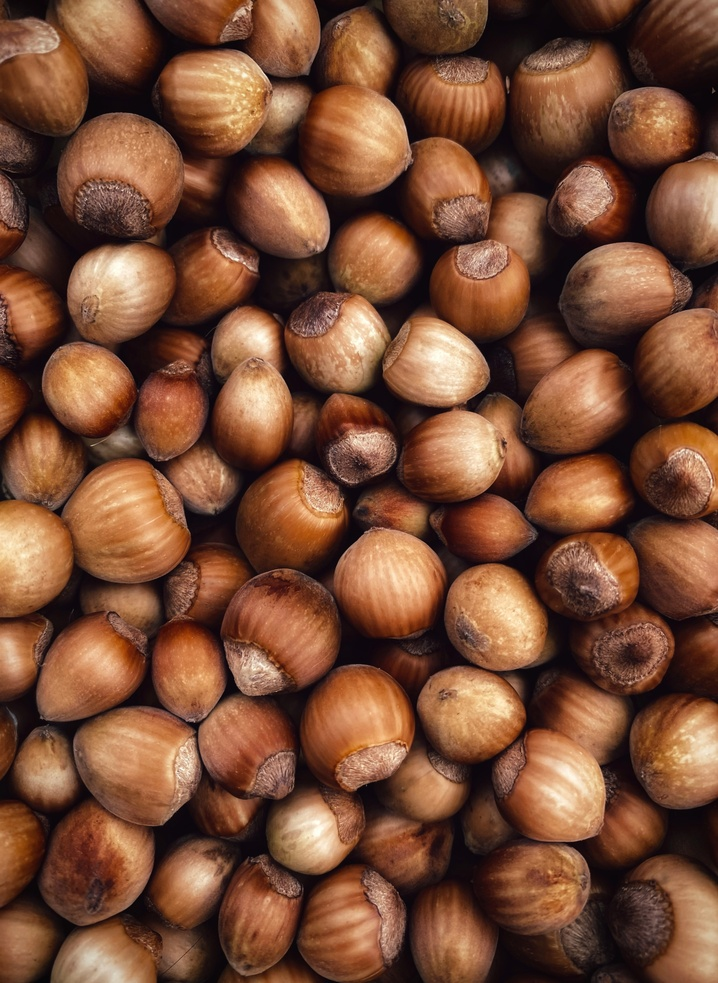
#> input picture data/raw/eugene-golovesov-8kudXIR1Zpo-unsplash.jpg, 718 x 983 px, shrunk from 2942 x 4032 before the run
$ python -i pipeline.py   (imports and definitions only)
#> lines starting #> are read from the running program, lines starting #| are printed output that depends on the picture; after the words box and inside, x2 and y2 are one past the last pixel; in counts of white or black regions, pixels touching at a corner belong together
#> further down, picture is the input picture: shape (983, 718, 3); mean B, G, R 53.6, 76.8, 121
import cv2
import numpy as np


class FoodQualityPipeline:
    """
    Kuru gıda mikroskobik görüntüleri için klasik görüntü işleme pipeline'ı.
    Adımlar: RGB->HSI -> Histogram Eşitleme -> Otsu Eşikleme -> Morfolojik İşlemler
    """

    @staticmethod
    def rgb_to_hsi(image_rgb: np.ndarray) -> tuple[np.ndarray, np.ndarray, np.ndarray]:
        """RGB görüntüyü HSI (Hue, Saturation, Intensity) kanallarına ayırır."""
        img = image_rgb.astype(np.float32) / 255.0
        R, G, B = img[:, :, 0], img[:, :, 1], img[:, :, 2]

        # Intensity (Yoğunluk)
        I = (R + G + B) / 3.0

        # Saturation (Doygunluk)
        min_rgb = np.minimum(np.minimum(R, G), B)
        S = 1.0 - (3.0 / (R + G + B + 1e-6)) * min_rgb
        S = np.clip(S, 0, 1)

        # Hue (Renk Özü)
        num = 0.5 * ((R - G) + (R - B))
        den = np.sqrt((R - G) ** 2 + (R - B) * (G - B)) + 1e-6
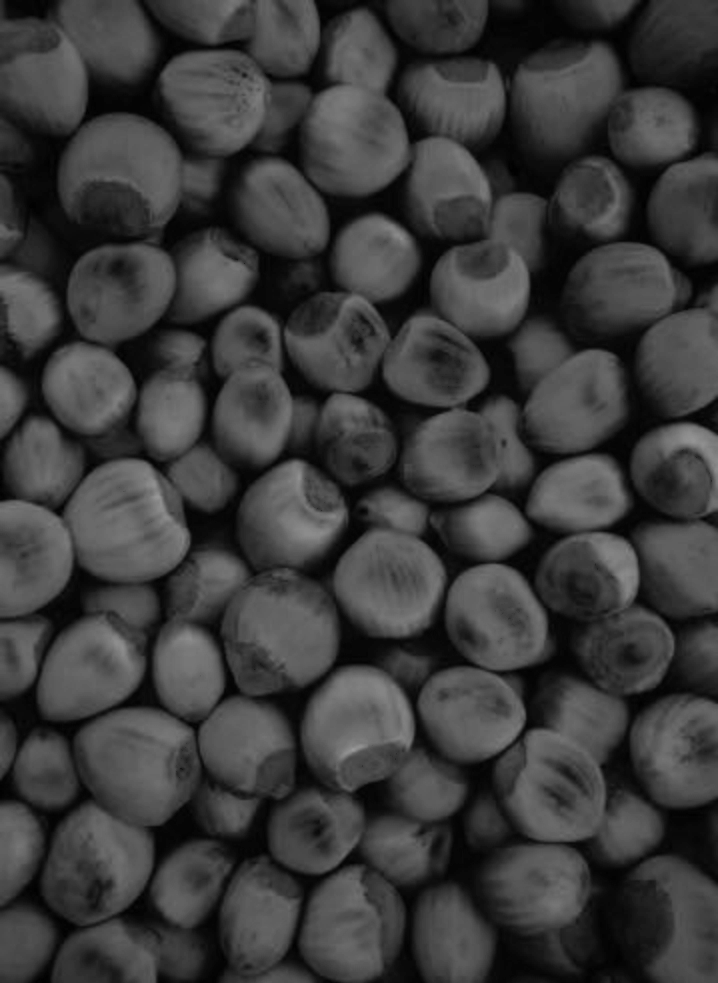
#> den: shape (983, 718) float32; min 1e-06, max 0.611, mean 0.235
        theta = np.arccos(np.clip(num / den, -1.0, 1.0))
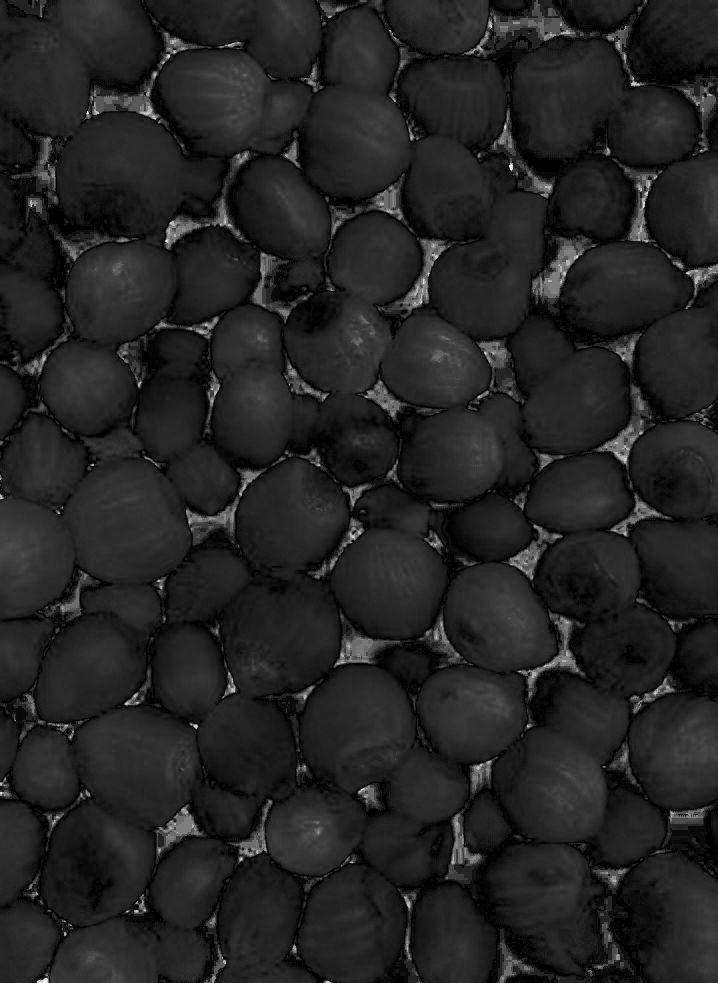
#> theta: shape (983, 718) float32; min 0.00326, max 2.43, mean 0.345; drawn with min black and max white

        H = np.where(B <= G, theta, 2 * np.pi - theta)
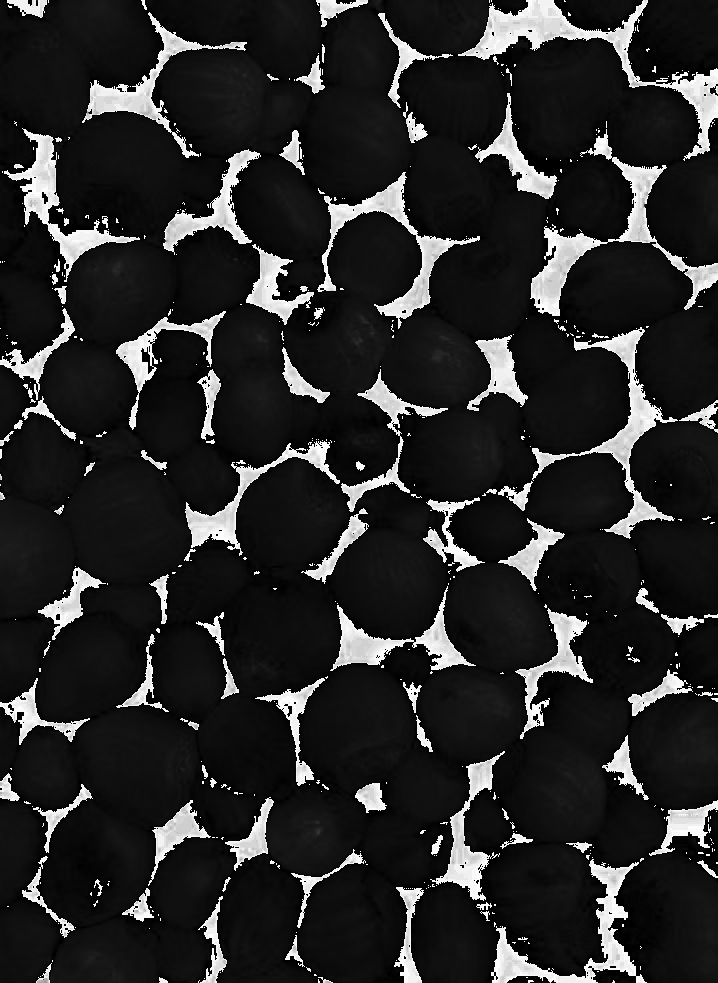
#> H: shape (983, 718) float32; min 0.00326, max 6.27, mean 1.01; drawn with min black and max white
        H = H / (2 * np.pi)  # [0, 1] aralığına normalize et

        return H, S, I

    @staticmethod
    def enhance_intensity(intensity: np.ndarray) -> np.ndarray:
        """Intensity kanalı üzerinde Histogram Eşitleme uygular."""
        intensity_uint8 = np.clip(intensity * 255, 0, 255).astype(np.uint8)
        enhanced = cv2.equalizeHist(intensity_uint8)
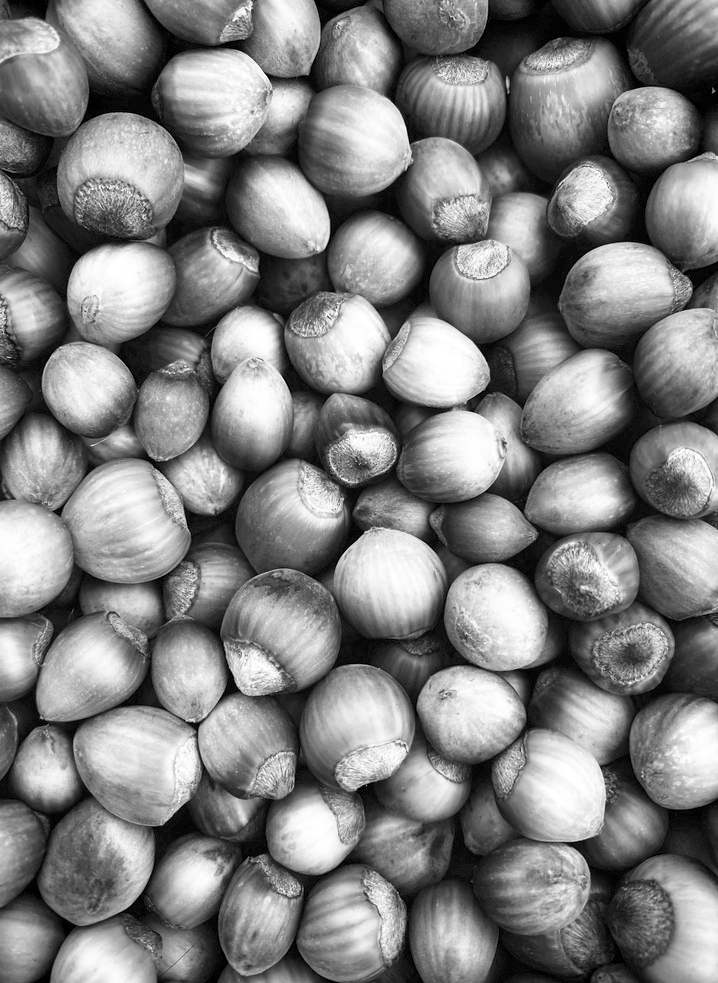
#> enhanced: shape (983, 718); min 0, max 255, mean 128.3
        return enhanced

    @staticmethod
    def apply_otsu(enhanced_img: np.ndarray, blur_ksize: int = 5) -> np.ndarray:
        """Gürültüyü azaltmak için opsiyonel Gaussian Blur ve ardından Otsu Thresholding uygular."""
#> called with blur_ksize = 5
        if blur_ksize > 1:
            # Kernel boyutu tek sayı olmalı
            k = blur_ksize if blur_ksize % 2 == 1 else blur_ksize + 1
            blurred = cv2.GaussianBlur(enhanced_img, (k, k), 0)
        else:
            blurred = enhanced_img

        _, binary_mask = cv2.threshold(
            blurred, 0, 255, cv2.THRESH_BINARY + cv2.THRESH_OTSU
        )
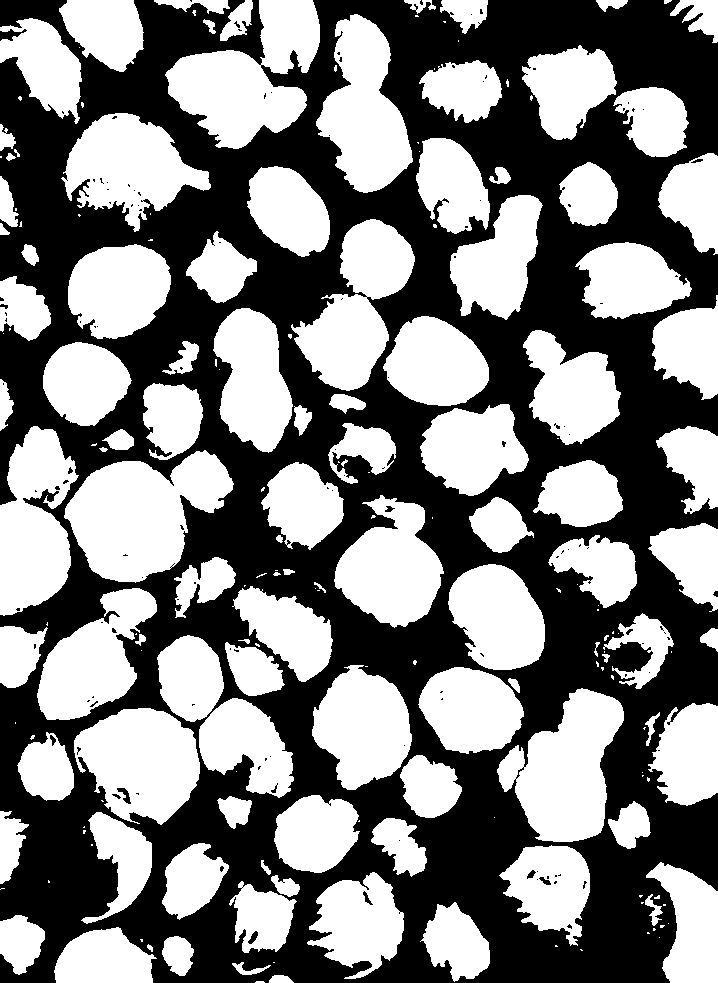
#> binary_mask: shape (983, 718); 49.9% white; 189 white regions (84 under 20 px), largest, box (x1, y1, x2, y2) and area: (64, 450, 234, 583) 13651, (165, 0, 320, 149) 12436, (497, 688, 624, 842) 11593
        return binary_mask

    @staticmethod
    def apply_morphology(
        binary_mask: np.ndarray, open_ksize: int = 3, close_ksize: int = 5
    ) -> np.ndarray:
        """Küçük gürültüleri silmek için Opening, boşlukları doldurmak için Closing uygular."""
#> called with open_ksize = 3, close_ksize = 5
        kernel_open = cv2.getStructuringElement(
            cv2.MORPH_ELLIPSE, (open_ksize, open_ksize)
        )
        kernel_close = cv2.getStructuringElement(
            cv2.MORPH_ELLIPSE, (close_ksize, close_ksize)
        )

        opened = cv2.morphologyEx(binary_mask, cv2.MORPH_OPEN, kernel_open)
#> opened: shape (983, 718); 49.7% white; 148 white regions (40 under 20 px), largest, box (x1, y1, x2, y2) and area: (64, 450, 234, 583) 13637, (497, 688, 624, 842) 11578, (74, 708, 200, 825) 10265
        closed = cv2.morphologyEx(opened, cv2.MORPH_CLOSE, kernel_close)
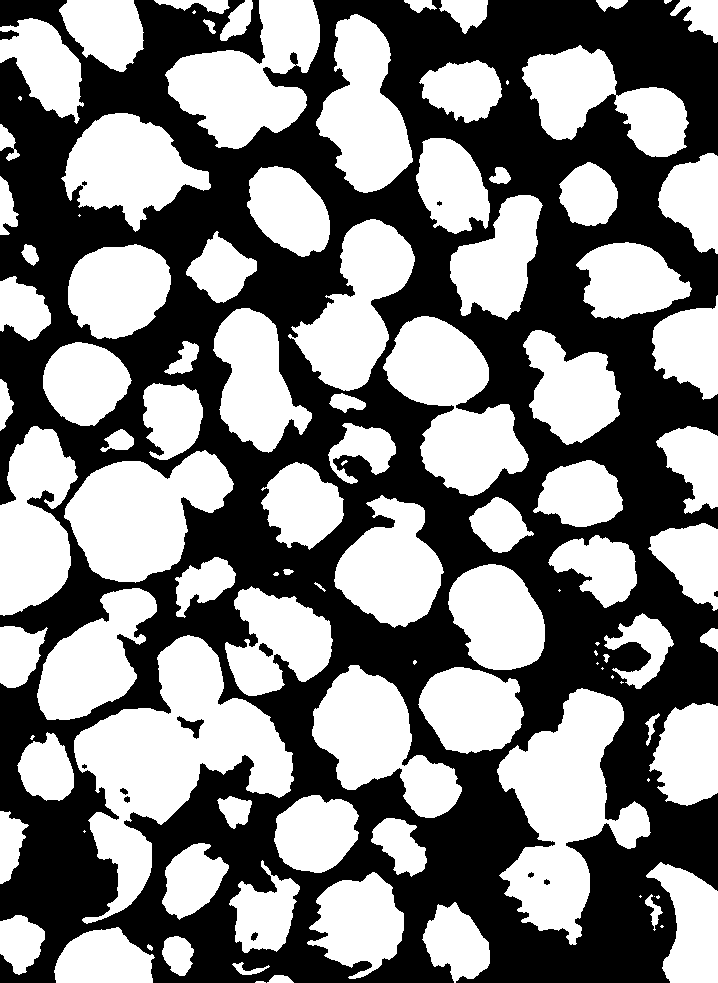
#> closed: shape (983, 718); 50.3% white; 13 black regions (3 under 20 px), largest, box (x1, y1, x2, y2) and area: (0, 0, 718, 983) 349828, (177, 716, 204, 739) 244, (0, 30, 19, 40) 126
        return closed

    def run(
        self,
        image_bgr: np.ndarray,
        blur_ksize: int = 5,
        open_ksize: int = 3,
        close_ksize: int = 5,
    ) -> dict[str, np.ndarray]:
        """Tüm pipeline'ı çalıştırır ve ara çıktıları sözlük olarak döndürür."""
        image_rgb = cv2.cvtColor(image_bgr, cv2.COLOR_BGR2RGB)
        _, _, intensity = self.rgb_to_hsi(image_rgb)
        enhanced = self.enhance_intensity(intensity)
        otsu_mask = self.apply_otsu(enhanced, blur_ksize=blur_ksize)
        final_mask = self.apply_morphology(
            otsu_mask, open_ksize=open_ksize, close_ksize=close_ksize
        )

        return {
            "original_rgb": image_rgb,
            "enhanced": enhanced,
            "final_mask": final_mask,
        }

>>> import cv2
>>> picture = cv2.imread('../data/raw/eugene-golovesov-8kudXIR1Zpo-unsplash.jpg')
>>> result = FoodQualityPipeline().run(picture)
#> result = 3 items

$ run again, on data/raw/pexels-eva-bronzini-6086004.jpg
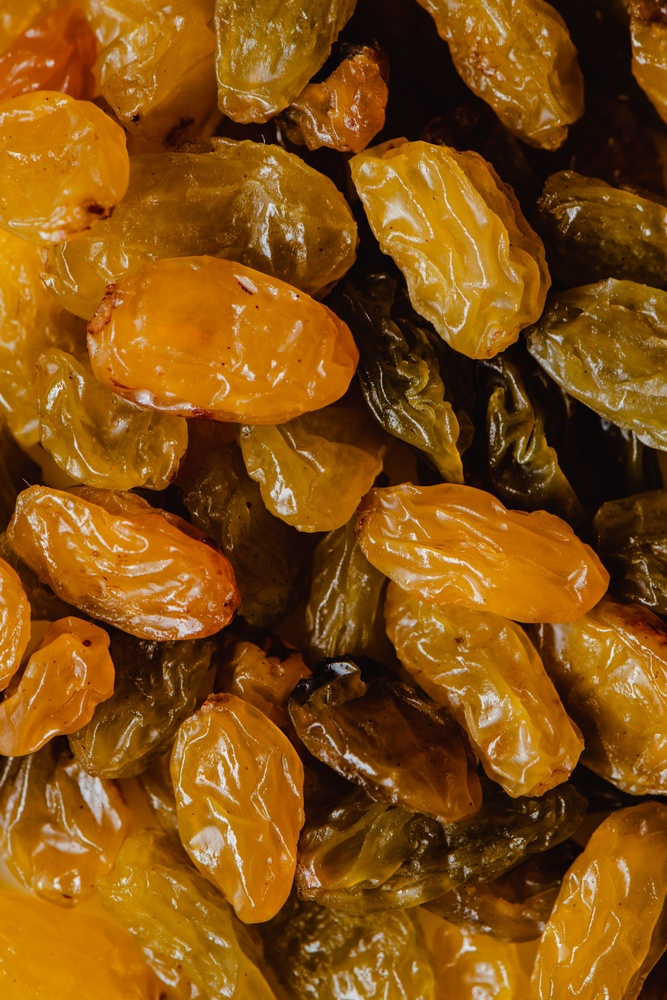
#> input picture data/raw/pexels-eva-bronzini-6086004.jpg, 667 x 1000 px, shrunk from 3692 x 5538 before the run
#> picture is the input picture: shape (1000, 667, 3); mean B, G, R 16.1, 80.3, 131.9
#> in apply_otsu, `_, binary_mask = cv2.threshold( blurred, 0, 255, cv2.THRESH_BINARY + c..`:
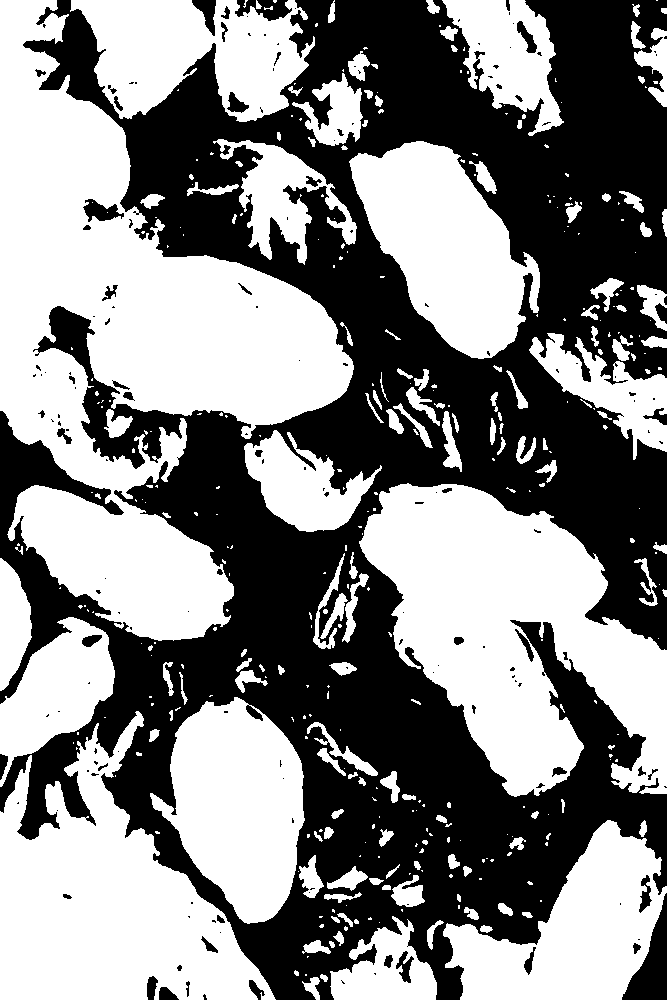
#> binary_mask: shape (1000, 667); 52.3% white; 164 black regions (108 under 20 px), largest, box (x1, y1, x2, y2) and area: (0, 0, 667, 1000) 309548, (622, 893, 667, 1000) 2182, (235, 0, 292, 21) 695
#> opened: shape (1000, 667); 52% white; 152 black regions (100 under 20 px), largest, box (x1, y1, x2, y2) and area: (0, 0, 667, 1000) 311590, (622, 893, 667, 1000) 2183, (235, 0, 292, 21) 731
#> in apply_morphology, `closed = cv2.morphologyEx(opened, cv2.MORPH_CLOSE, kernel_close)`:
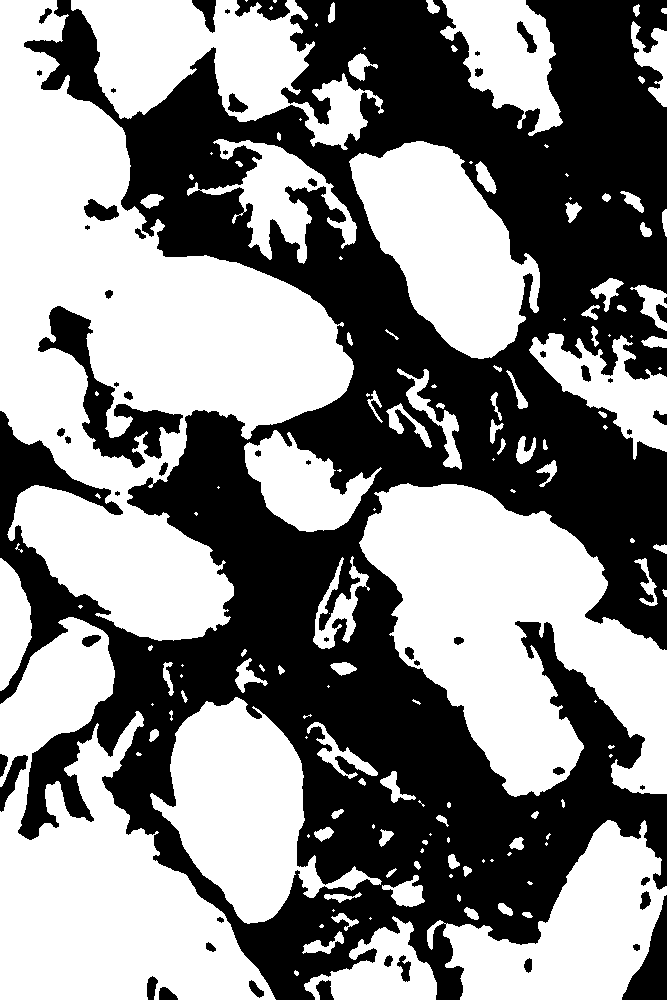
#> closed: shape (1000, 667); 52.9% white; 55 black regions (12 under 20 px), largest, box (x1, y1, x2, y2) and area: (0, 0, 667, 1000) 300259, (38, 306, 183, 468) 5851, (622, 895, 667, 1000) 2179
#> result = 3 items
